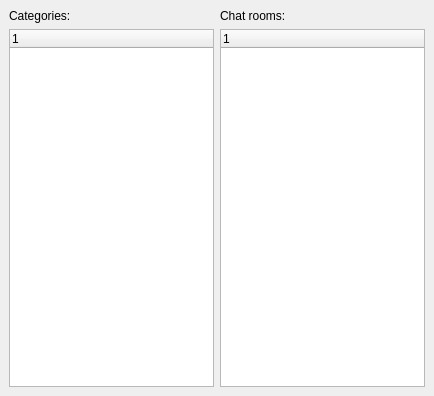
<ui version="4.0" >
 <class>YahooChatSelectorWidgetBase</class>
 <widget class="QWidget" name="YahooChatSelectorWidgetBase" >
  <property name="geometry" >
   <rect>
    <x>0</x>
    <y>0</y>
    <width>434</width>
    <height>396</height>
   </rect>
  </property>
  <property name="windowTitle" >
   <string>Choose Chat Room</string>
  </property>
  <layout class="QGridLayout" >
   <property name="margin" >
    <number>9</number>
   </property>
   <property name="spacing" >
    <number>6</number>
   </property>
   <item row="0" column="1" >
    <widget class="QLabel" name="label_2" >
     <property name="text" >
      <string>Chat rooms:</string>
     </property>
    </widget>
   </item>
   <item row="0" column="0" >
    <widget class="QLabel" name="label" >
     <property name="text" >
      <string>Categories:</string>
     </property>
    </widget>
   </item>
   <item row="1" column="0" >
    <widget class="QTreeWidget" name="treeCategories" >
     <property name="rootIsDecorated" >
      <bool>false</bool>
     </property>
     <property name="columnCount" >
      <number>1</number>
     </property>
     <column>
      <property name="text" >
       <string>1</string>
      </property>
     </column>
    </widget>
   </item>
   <item row="1" column="1" >
    <widget class="QTreeWidget" name="treeRooms" >
     <property name="rootIsDecorated" >
      <bool>true</bool>
     </property>
     <property name="columnCount" >
      <number>1</number>
     </property>
     <column>
      <property name="text" >
       <string>1</string>
      </property>
     </column>
    </widget>
   </item>
  </layout>
 </widget>
 <resources/>
 <connections/>
</ui>
